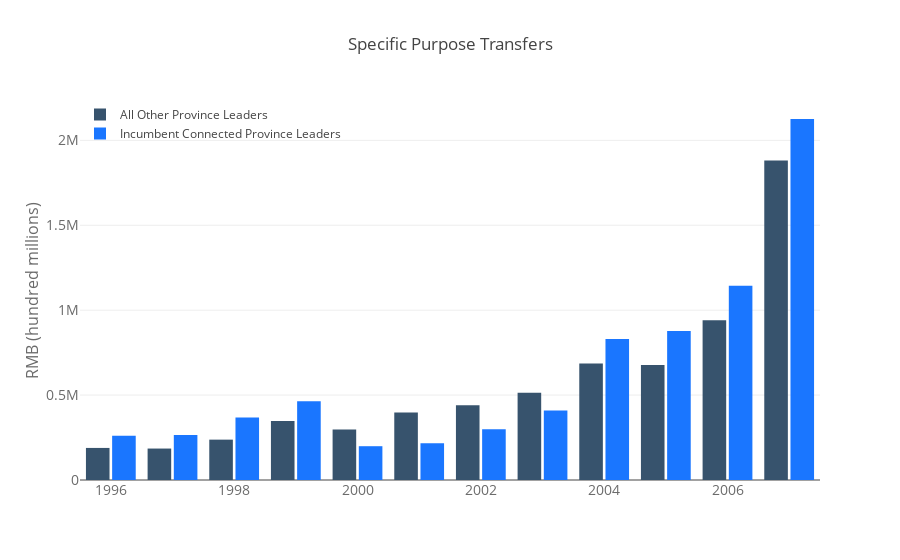

Write notebook code for a chart like this one.
### Code cell
import numpy as np
from plotly import __version__
from plotly.offline import download_plotlyjs, init_notebook_mode, plot,iplot
print (__version__) # requires version >= 1.9.0


#Always run this the command before at the start of notebook
init_notebook_mode(connected=True)
import plotly.graph_objs as go



trace1 = go.Bar(
    x=[1996, 1997, 1998, 1999, 2000, 2001, 2002, 2003,
       2004, 2005, 2006, 2007],
    y=[188870.9, 185182.9, 237697.5, 347187.9, 296716.7,
       397833.1, 440204.8, 514254.3, 686016.6, 677746.3, 940057.9, 1881304],
    name='All Other Province Leaders',
    marker=dict(
        color='rgb(55, 83, 109)'
    )
)
trace2 = go.Bar(
    x=[1996, 1997, 1998, 1999, 2000, 2001, 2002, 2003,
       2004, 2005, 2006, 2007],
    y=[260376.0, 264934.7, 367350.2, 463861.2, 199068.5,
       216582.6, 298631.8, 409759.3, 830363.2, 878158.0, 1143745.0, 2125891.0],
    name='Incumbent Connected Province Leaders',
    marker=dict(
        color='rgb(26, 118, 255)'
    )
)
data = [trace1, trace2]
layout = go.Layout(
    title='Specific Purpose Transfers',
    xaxis=dict(
        tickfont=dict(
            size=14,
            color='rgb(107, 107, 107)'
        )
    ),
    yaxis=dict(
        title='RMB (hundred millions)',
        titlefont=dict(
            size=16,
            color='rgb(107, 107, 107)'
        ),
        tickfont=dict(
            size=14,
            color='rgb(107, 107, 107)'
        )
    ),
    legend=dict(
        x=0,
        y=1.0,
        bgcolor='rgba(255, 255, 255, 0)',
        bordercolor='rgba(255, 255, 255, 0)'
    ),
    barmode='group',
    bargap=0.15,
    bargroupgap=0.1
)

fig = go.Figure(data=data, layout=layout)

iplot(fig, filename='style-bar')

### Figure 1 — Plotly figure (JSON) as saved in the notebook; plotly's stock layout.template omitted (floating-point values rounded to 4 significant figures)
{"data": [{"marker": {"color": "rgb(55, 83, 109)"}, "name": "All Other Province Leaders", "type": "bar", "x": [1996, 1997, 1998, 1999, 2000, 2001, 2002, 2003, 2004, 2005, 2006, 2007], "y": [188900.0, 185200.0, 237700.0, 347200.0, 296700.0, 397800.0, 440200.0, 514300.0, 686000.0, 677700.0, 940100.0, 1881304]}, {"marker": {"color": "rgb(26, 118, 255)"}, "name": "Incumbent Connected Province Leaders", "type": "bar", "x": [1996, 1997, 1998, 1999, 2000, 2001, 2002, 2003, 2004, 2005, 2006, 2007], "y": [260376, 264900.0, 367400.0, 463900.0, 199100.0, 216600.0, 298600.0, 409800.0, 830400.0, 878158, 1143745, 2125891]}], "layout": {"bargap": 0.15, "bargroupgap": 0.1, "barmode": "group", "legend": {"bgcolor": "rgba(255, 255, 255, 0)", "bordercolor": "rgba(255, 255, 255, 0)", "x": 0, "y": 1}, "title": "Specific Purpose Transfers", "xaxis": {"tickfont": {"color": "rgb(107, 107, 107)", "size": 14}}, "yaxis": {"tickfont": {"color": "rgb(107, 107, 107)", "size": 14}, "title": "RMB (hundred millions)", "titlefont": {"color": "rgb(107, 107, 107)", "size": 16}}}}
